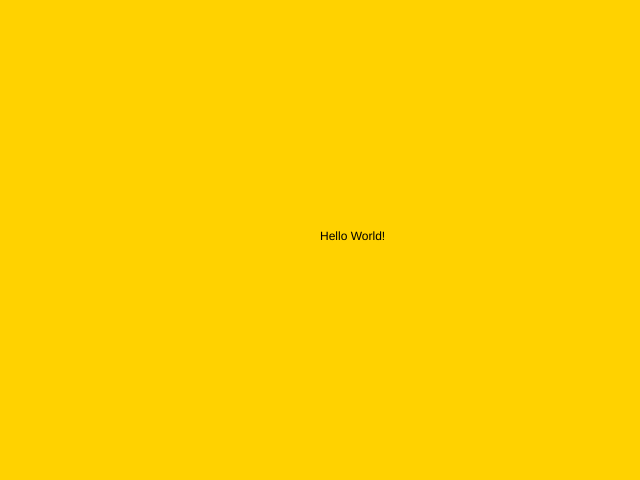
Frame 1 (no input)
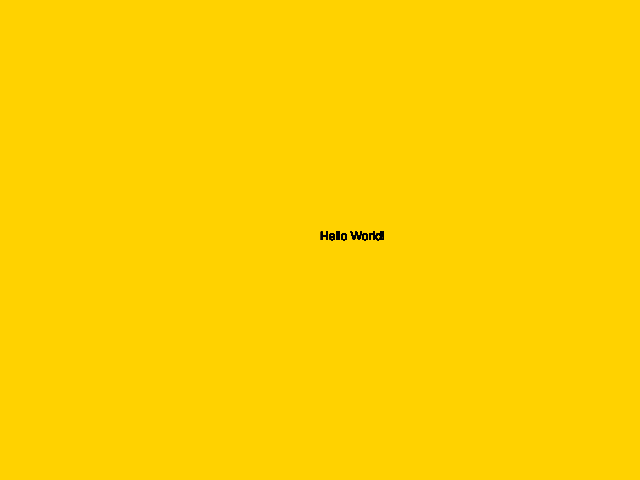
Frame 60 (no input)
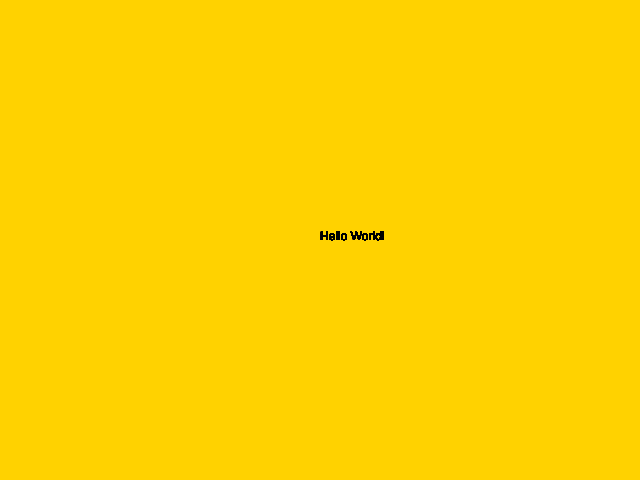
Frame 120 (the mouse pressed at the canvas centre since frame 60)

The p5.js sketch that drew these frames (run headless with seeded random() and noise() and a simulated clock; from frame 60 on, the mouse is pressed at the canvas centre):

// p5.js sketch
// ── sketch.js
// Setup
function setup(){

    //640x480 px canvas creation command
    createCanvas(640, 480);

    //Background of our 640x480 canvas set to yellow
    background(255, 210, 0);
}

//Adding Draw function
function draw(){

    //Text function, centered on my background
    text("Hello World!", 320, 240)
}
